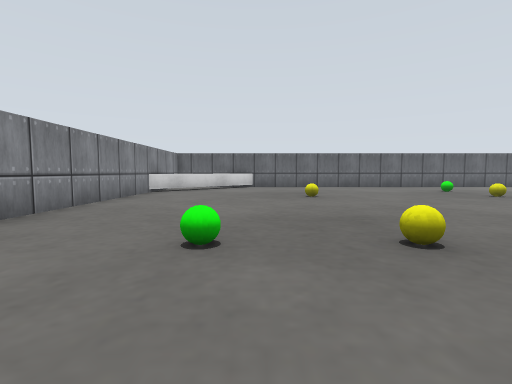
View 1 (above)

15 first-person views from a walk through a world built for the Webots simulator. The camera is 0.13 m above the floor, tilts 4° down and sees 85° across. The floor is counted in squares, 0.2 m on a side. Each view is taken from the middle of a square. On the plan, view 1 faces up. The plan holds only what a view shows up to about 9 squares ahead; the rest is blank. The robots in the file are not drawn. Webots' stock objects and surfaces are drawn as simple stand-ins.

View 2
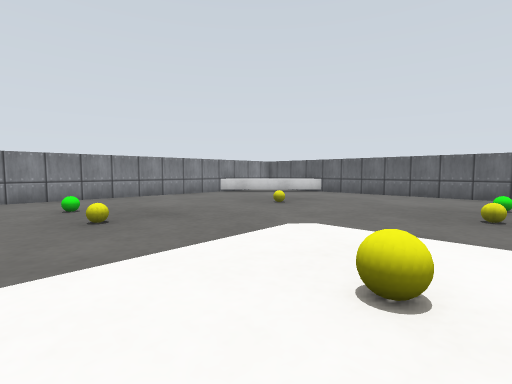

View 3
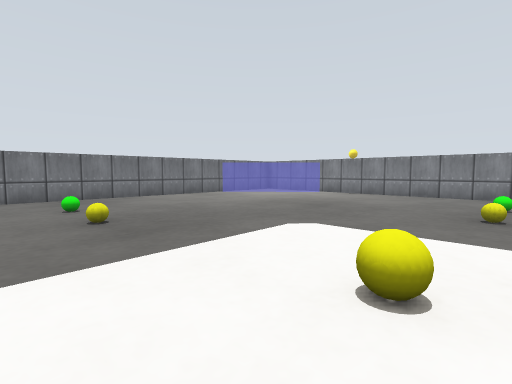

View 4
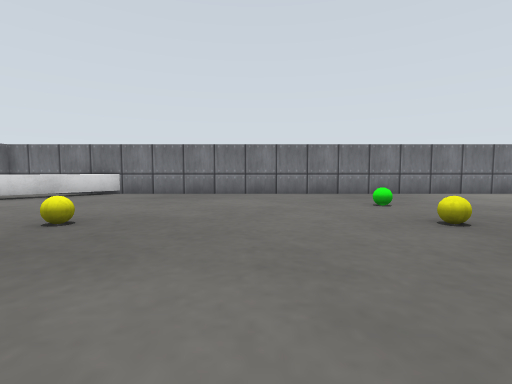

View 5
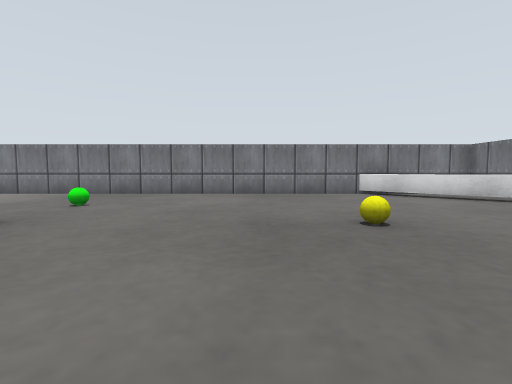

View 6
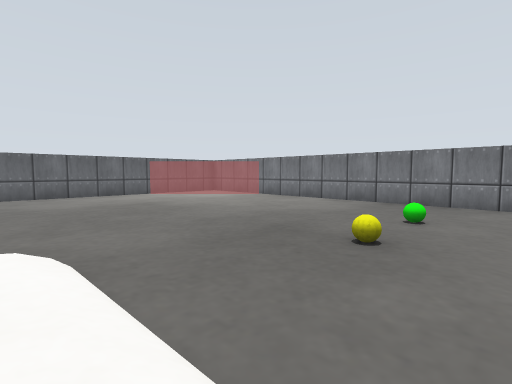

View 7
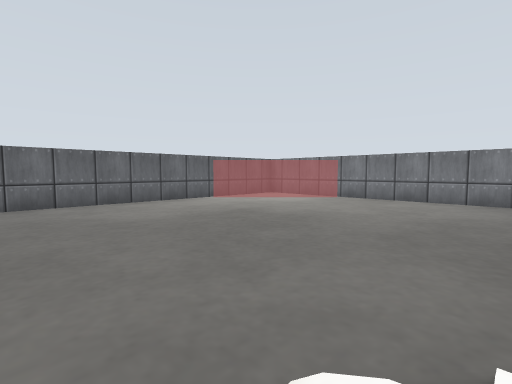

View 8
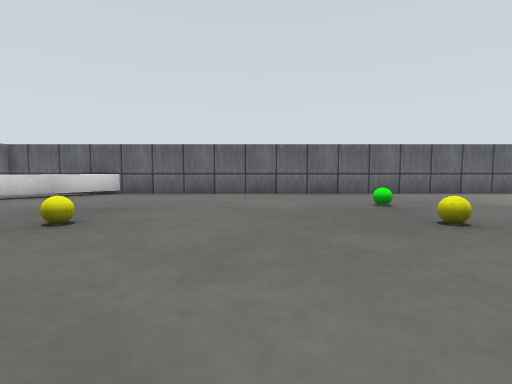

View 9
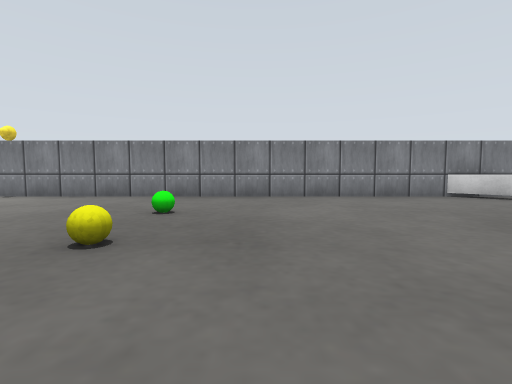

View 10
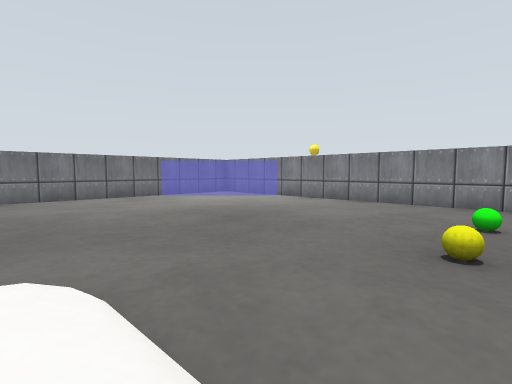

View 11
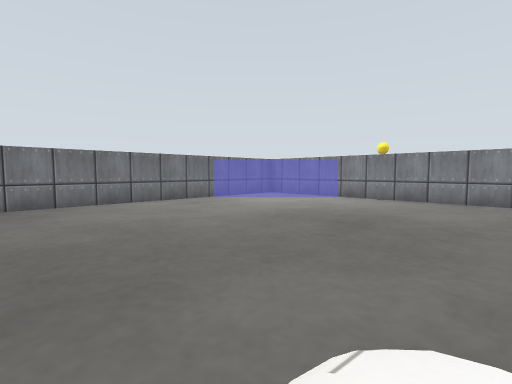

View 12
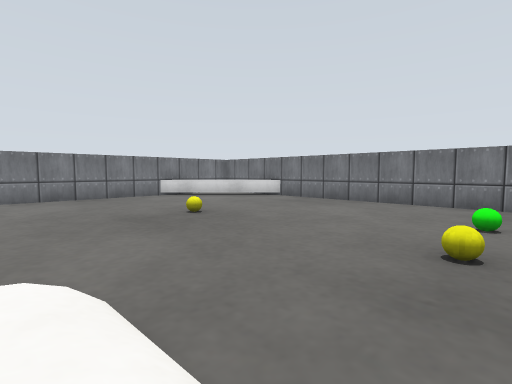

View 13
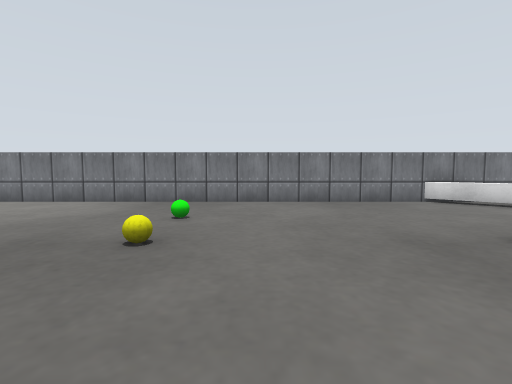

View 14
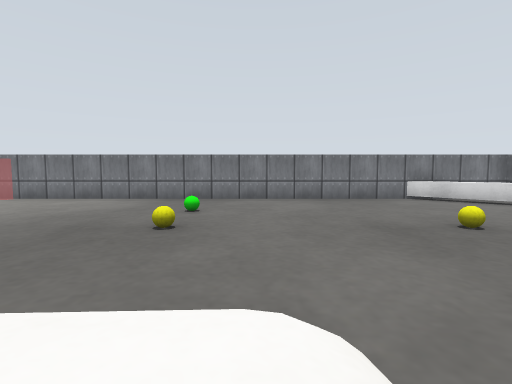

View 15
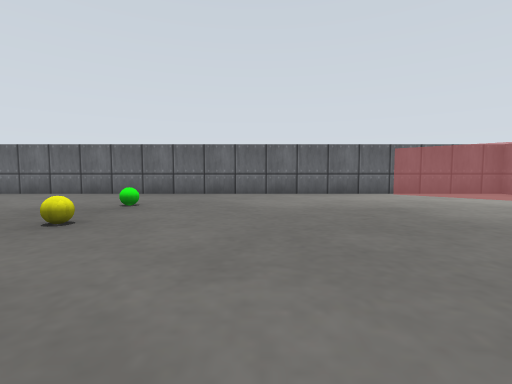

### Floor plan
Points are (right, up) in squares from view 1. A wall is a line through its corners. A room is listed if a view was taken in it or the views show most of it. See-through windows are left out.
Room 1 (views 1, 2, 3, 4, 5, 6, 7, 8, 9, 10, 11, 12, 13, 14, 15)
walls: (1.1, -7.5) (15, -7.5); (16, 12.5) (-3.5, 12.5) (-3.5, -2.9); (16.5, -6) (16.5, 8.9)
low walls: (-0.1, 12.5) (-3.5, 9.1); (13.1, -7.5) (16.6, -4.1)
objects: green ball (-1, 2); yellow ball (1, 2); yellow ball (1, 7); green ball (6, -5); yellow ball (6, -3); yellow ball (6, 2); yellow ball (6, 7); green ball (6, 9); grey cylinder (8, 4); yellow ball (11, -3); yellow ball (11, 2); green ball (13, 2)
Room 2 (no view inside)
walls: (15, -7.5) (16.5, -7.5) (16.5, -6)

Positions as (right, up) in squares from view 1, and headings:
1: (0, 0), facing up
2: (7, 1), facing up-left
3: (8, 3), facing down-left
4: (9, 1), facing down
5: (8, -1), facing right
6: (8, 1), facing up-right
7: (7, 4), facing up-right
8: (4, 4), facing up
9: (4, 4), facing left
10: (5, 3), facing down-left
11: (6, 1), facing down-left
12: (6, 1), facing down-right
13: (8, 1), facing right
14: (7, 1), facing right
15: (9, 4), facing up
